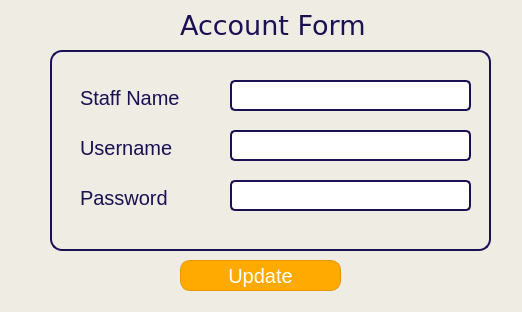
<?xml version="1.0" encoding="UTF-8"?>
<ui version="4.0">
 <class>Dialog</class>
 <widget class="QDialog" name="Dialog">
  <property name="geometry">
   <rect>
    <x>0</x>
    <y>0</y>
    <width>522</width>
    <height>312</height>
   </rect>
  </property>
  <property name="windowTitle">
   <string>Dialog</string>
  </property>
  <property name="styleSheet">
   <string notr="true">background-color: rgb(239, 236, 227);</string>
  </property>
  <widget class="QLabel" name="label">
   <property name="geometry">
    <rect>
     <x>180</x>
     <y>10</y>
     <width>231</width>
     <height>31</height>
    </rect>
   </property>
   <property name="font">
    <font>
     <family>Verdana</family>
     <pointsize>20</pointsize>
    </font>
   </property>
   <property name="styleSheet">
    <string notr="true">color: rgb(26, 16, 84);</string>
   </property>
   <property name="text">
    <string>Account Form</string>
   </property>
  </widget>
  <widget class="QPushButton" name="accountFormUpdateBtn">
   <property name="geometry">
    <rect>
     <x>180</x>
     <y>260</y>
     <width>161</width>
     <height>31</height>
    </rect>
   </property>
   <property name="font">
    <font>
     <pointsize>15</pointsize>
    </font>
   </property>
   <property name="styleSheet">
    <string notr="true">QPushButton {
    background-color: rgb(255, 170, 0);   /* base */
    color: white;
    border: 1px solid rgb(230, 150, 0);
    border-radius: 10px;
}

QPushButton:hover {
    background-color: rgb(255, 185, 40);  
}

QPushButton:pressed {
    background-color: rgb(230, 150, 0);   
}
</string>
   </property>
   <property name="text">
    <string>Update</string>
   </property>
  </widget>
  <widget class="QFrame" name="accountFormFrame">
   <property name="geometry">
    <rect>
     <x>50</x>
     <y>50</y>
     <width>441</width>
     <height>201</height>
    </rect>
   </property>
   <property name="styleSheet">
    <string notr="true">#accountFormFrame {
        border: 2px solid #1A1054;
        border-radius: 12px;
    
    }</string>
   </property>
   <property name="frameShape">
    <enum>QFrame::Shape::StyledPanel</enum>
   </property>
   <property name="frameShadow">
    <enum>QFrame::Shadow::Raised</enum>
   </property>
   <widget class="QFrame" name="frame_2">
    <property name="geometry">
     <rect>
      <x>140</x>
      <y>310</y>
      <width>181</width>
      <height>321</height>
     </rect>
    </property>
    <property name="frameShape">
     <enum>QFrame::Shape::StyledPanel</enum>
    </property>
    <property name="frameShadow">
     <enum>QFrame::Shadow::Raised</enum>
    </property>
    <widget class="QWidget" name="verticalLayoutWidget_4">
     <property name="geometry">
      <rect>
       <x>10</x>
       <y>10</y>
       <width>160</width>
       <height>301</height>
      </rect>
     </property>
     <layout class="QVBoxLayout" name="verticalLayout_4">
      <item>
       <widget class="QLineEdit" name="fnameField_3">
        <property name="styleSheet">
         <string notr="true">color: rgb(26, 16, 84);</string>
        </property>
        <property name="placeholderText">
         <string>First Name</string>
        </property>
       </widget>
      </item>
      <item>
       <widget class="QLineEdit" name="mnameField_3">
        <property name="styleSheet">
         <string notr="true">color: rgb(26, 16, 84);</string>
        </property>
        <property name="placeholderText">
         <string>Middle Name</string>
        </property>
       </widget>
      </item>
      <item>
       <widget class="QLineEdit" name="lnameField_3">
        <property name="styleSheet">
         <string notr="true">color: rgb(26, 16, 84);</string>
        </property>
        <property name="placeholderText">
         <string>Last Name</string>
        </property>
       </widget>
      </item>
      <item>
       <widget class="QLineEdit" name="sexField_3">
        <property name="styleSheet">
         <string notr="true">color: rgb(26, 16, 84);</string>
        </property>
        <property name="placeholderText">
         <string>Sex</string>
        </property>
       </widget>
      </item>
      <item>
       <widget class="QDateEdit" name="birthdayField_3">
        <property name="styleSheet">
         <string notr="true">color: rgb(26, 16, 84);</string>
        </property>
        <property name="specialValueText">
         <string/>
        </property>
       </widget>
      </item>
      <item>
       <widget class="QLineEdit" name="roleField_3">
        <property name="styleSheet">
         <string notr="true">color: rgb(26, 16, 84);</string>
        </property>
        <property name="placeholderText">
         <string>Role</string>
        </property>
       </widget>
      </item>
      <item>
       <widget class="QDateEdit" name="datehiredfield_3">
        <property name="styleSheet">
         <string notr="true">color: rgb(26, 16, 84);</string>
        </property>
        <property name="specialValueText">
         <string/>
        </property>
       </widget>
      </item>
     </layout>
    </widget>
   </widget>
   <widget class="QLabel" name="label_7">
    <property name="geometry">
     <rect>
      <x>30</x>
      <y>40</y>
      <width>151</width>
      <height>16</height>
     </rect>
    </property>
    <property name="font">
     <font>
      <pointsize>15</pointsize>
     </font>
    </property>
    <property name="styleSheet">
     <string notr="true">color: rgb(26, 16, 84);</string>
    </property>
    <property name="text">
     <string>Staff Name</string>
    </property>
   </widget>
   <widget class="QLineEdit" name="account_staffnameField">
    <property name="enabled">
     <bool>true</bool>
    </property>
    <property name="geometry">
     <rect>
      <x>180</x>
      <y>30</y>
      <width>241</width>
      <height>31</height>
     </rect>
    </property>
    <property name="font">
     <font>
      <pointsize>15</pointsize>
     </font>
    </property>
    <property name="styleSheet">
     <string notr="true"> QLineEdit {
        border: 2px solid #1A1054;
        border-radius: 5px;
        padding: 3px;
	background-color: rgb(255, 255, 255);
    }</string>
    </property>
    <property name="readOnly">
     <bool>true</bool>
    </property>
   </widget>
   <widget class="QLabel" name="label_8">
    <property name="geometry">
     <rect>
      <x>30</x>
      <y>90</y>
      <width>151</width>
      <height>16</height>
     </rect>
    </property>
    <property name="font">
     <font>
      <pointsize>15</pointsize>
     </font>
    </property>
    <property name="styleSheet">
     <string notr="true">color: rgb(26, 16, 84);</string>
    </property>
    <property name="text">
     <string>Username</string>
    </property>
   </widget>
   <widget class="QLineEdit" name="account_usernameField">
    <property name="geometry">
     <rect>
      <x>180</x>
      <y>80</y>
      <width>241</width>
      <height>31</height>
     </rect>
    </property>
    <property name="font">
     <font>
      <pointsize>15</pointsize>
     </font>
    </property>
    <property name="styleSheet">
     <string notr="true"> QLineEdit {
        border: 2px solid #1A1054;
        border-radius: 5px;
background-color: rgb(255, 255, 255);
        padding: 3px;
    }</string>
    </property>
   </widget>
   <widget class="QLabel" name="label_9">
    <property name="geometry">
     <rect>
      <x>30</x>
      <y>140</y>
      <width>151</width>
      <height>16</height>
     </rect>
    </property>
    <property name="font">
     <font>
      <pointsize>15</pointsize>
     </font>
    </property>
    <property name="styleSheet">
     <string notr="true">color: rgb(26, 16, 84);</string>
    </property>
    <property name="text">
     <string>Password</string>
    </property>
   </widget>
   <widget class="QLineEdit" name="account_passwordField">
    <property name="geometry">
     <rect>
      <x>180</x>
      <y>130</y>
      <width>241</width>
      <height>31</height>
     </rect>
    </property>
    <property name="font">
     <font>
      <pointsize>15</pointsize>
     </font>
    </property>
    <property name="styleSheet">
     <string notr="true"> QLineEdit {
        border: 2px solid #1A1054;
        border-radius: 5px;
        padding: 3px;
background-color: rgb(255, 255, 255);
    }</string>
    </property>
   </widget>
  </widget>
 </widget>
 <resources/>
 <connections/>
</ui>
